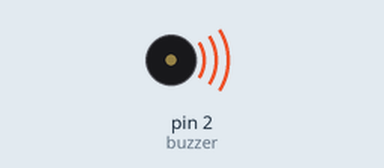
The sketch below on a simulated Arduino Uno, built with avr-gcc and run on an emulated ATmega328P. Parts: buzzer (waves = sounding).

Above: at 0.05 s.
Timing chart, 0 to 3.0 s (numbered marks = the images above):
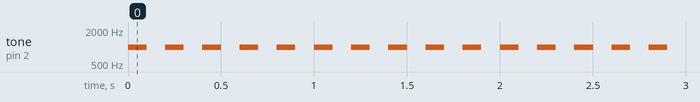

Measured:
- by itself, tone on pin 2 (buzzer): alternates 1000 Hz for 0.10 s and silent for 0.10 s

The sketch:

activeAndPassiveBuzzer.ino
```cpp
#define buzzer 2

void setup() {
  pinMode(buzzer,OUTPUT);
}

void loop() {
  // for active buzzer
  /*
  digitalWrite(buzzer,HIGH);
  delay(100);
  digitalWrite(buzzer,LOW);
  delay(100);
  */

  // for passive buzzer ->
  tone(buzzer,1000);
  delay(100);
  noTone(buzzer);
  delay(100);
}
```
